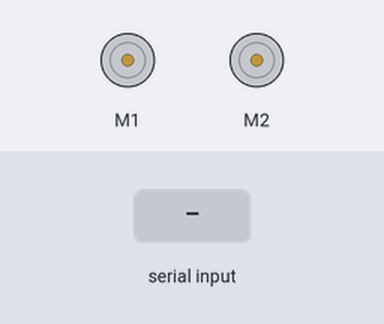
A sketch run on a simulated Arduino Uno, built with avr-gcc and run on an emulated ATmega328P. Parts: 2 × DC motor (green arrow = forward, orange = backward, longer = faster). The test bench sets the inputs (shaded band).

Above: at 1.2 s.
1.3 s: "90,45\n" received over Serial
At 1.8 s:
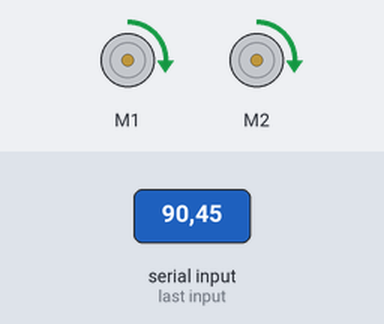
3.8 s: "30,150\n" received over Serial
At 4.6 s:
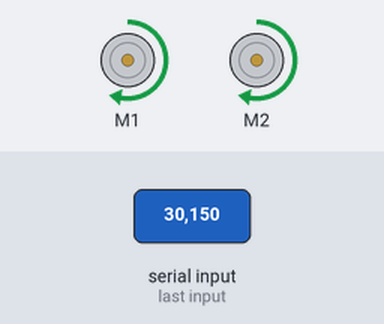
6.3 s: "200\n" received over Serial
At 6.7 s:
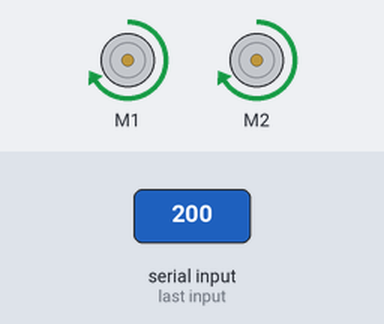
Timing chart, 0 to 9.3 s (numbered marks = the images above; inputs shaded):
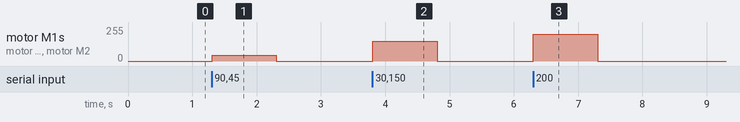

Measured:
- after the input at 1.3 s, motor M1, motor M2: stopped → forward 44/255 at once, → stopped 1.0 s later
- after the input at 3.8 s, motor M1, motor M2: stopped → forward 149/255 at once, → stopped 1.0 s later
- after the input at 6.3 s, motor M1, motor M2: stopped → forward 199/255 at once, → stopped 1.0 s later

The sketch:

Exp9_SerialDrive.ino
```cpp
/***********************************************************************
 * Exp9_SerialDrive -- RedBot Experiment 9
 *
 * The first step to controlling the RedBot remotely is to first drive it
 * from the Serial Monitor in a tethered setup.
 *
 * Hardware setup:
 * After uploading this sketch, keep the RedBot tethered to your computer with
 * the USB cable. Open up the Seral Monitor to send commands to the RedBot to
 * drive.
 *
 * This sketch was written by SparkFun Electronics, with lots of help from
 * the Arduino community. This code is completely free for any use.
 *
 * 15 Dec 2014 B. Huang
 *
 * This experiment was inspired by Paul Kassebaum at Mathworks, who made
 * one of the very first non-SparkFun demo projects and brought it to the
 * 2013 Open Hardware Summit in Boston. Thanks Paul!
 ***********************************************************************/

#include <RedBot.h>
RedBotMotors motors;
int motorPower;  // variable for setting the drive power
int data;  // variable for holding incoming data from PC to Arduino

void setup(void)
{
  Serial.begin(9600);
}

void loop(void)
{
  // if there is data coming in on the Serial monitor, do something with it.
  if(Serial.available() > 0)
  {
    data = Serial.parseInt();
    data = constrain(data, -255, 255);  // constrain the data to -255 to +255
    motors.drive(data);
  }
}
```
